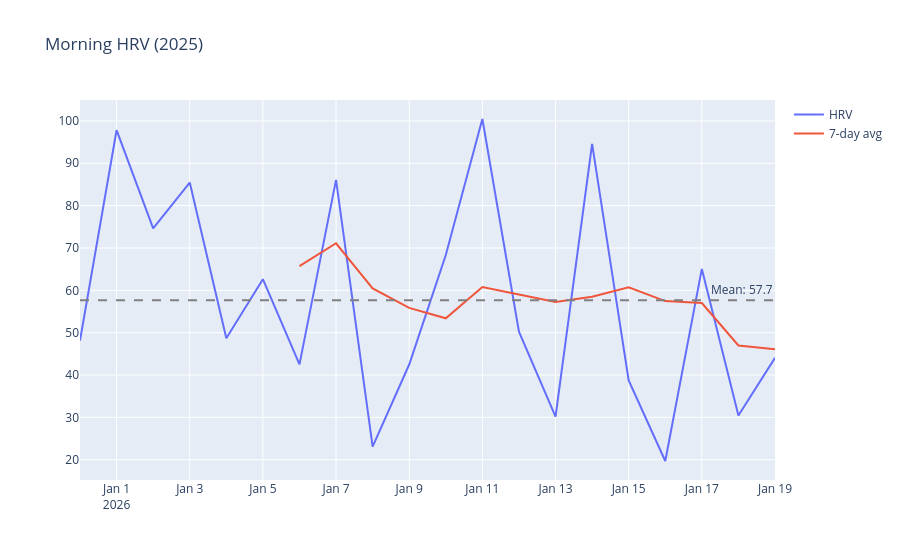

Write notebook code for a chart like this one.
### Code cell
hrv = pd.read_sql("""
  SELECT date(start_date, '-5 hours') as day, quantity as value
  FROM health_samples 
  WHERE type = 'HKQuantityTypeIdentifierHeartRateVariabilitySDNN'
    AND time(start_date) BETWEEN '04:00' AND '14:00'
    AND start_date >= '2026-01-01'
  ORDER BY start_date
""", conn)

daily = hrv.groupby('day')['value'].first().reset_index()
daily['rolling_7'] = daily['value'].rolling(7).mean()
baseline = daily['value'].mean()

fig = go.Figure()
fig.add_trace(go.Scatter(x=daily['day'], y=daily['value'], mode='lines', name='HRV'))
fig.add_trace(go.Scatter(x=daily['day'], y=daily['rolling_7'], mode='lines', name='7-day avg'))
fig.add_hline(y=baseline, line_dash="dash", line_color="gray", annotation_text=f"Mean: {baseline:.1f}")
fig.update_layout(title='Morning HRV (2025)')
fig.show()

# Aggregates for date range
print(f"--- Aggregates")
print(f"Min: {daily['value'].min():.1f}")
print(f"Max: {daily['value'].max():.1f}")
print(f"Mean: {daily['value'].mean():.1f}")

print(f"30-day std dev: {daily['value'].tail(30).std():.1f}")
print(f"Full year std dev: {daily['value'].std():.1f}")

# Calculate for today
window = 30
recent = daily['value'].tail(window)

rolling_7 = daily['value'].tail(7).mean()
std_dev = recent.std()
today = daily['value'].iloc[-1]

diff = today - rolling_7

if diff > std_dev:
    status = "Go hard"
elif diff < -std_dev:
    status = "Recovery"
else:
    status = "Normal"

print(f"--- Today: {today:.1f}")
print(f"7-day avg: {rolling_7:.1f}")
print(f"30-day std dev: {std_dev:.1f}")
print(f"Difference: {diff:+.1f}")
print(f"Status: {status}")

### Figure 1 — Plotly figure (JSON) as saved in the notebook; plotly's stock layout.template omitted (floating-point values rounded to 4 significant figures)
{"data": [{"mode": "lines", "name": "HRV", "type": "scatter", "x": ["2025-12-31", "2026-01-01", "2026-01-02", "2026-01-03", "2026-01-04", "2026-01-05", "2026-01-06", "2026-01-07", "2026-01-08", "2026-01-09", "2026-01-10", "2026-01-11", "2026-01-12", "2026-01-13", "2026-01-14", "2026-01-15", "2026-01-16", "2026-01-17", "2026-01-18", "2026-01-19"], "y": [48.13, 97.81, 74.63, 85.45, 48.68, 62.63, 42.52, 86.07, 23.07, 42.47, 68.32, 100.5, 50.23, 30.18, 94.58, 38.72, 19.69, 65.06, 30.42, 44.07]}, {"mode": "lines", "name": "7-day avg", "type": "scatter", "x": ["2025-12-31", "2026-01-01", "2026-01-02", "2026-01-03", "2026-01-04", "2026-01-05", "2026-01-06", "2026-01-07", "2026-01-08", "2026-01-09", "2026-01-10", "2026-01-11", "2026-01-12", "2026-01-13", "2026-01-14", "2026-01-15", "2026-01-16", "2026-01-17", "2026-01-18", "2026-01-19"], "y": [NaN, NaN, NaN, NaN, NaN, NaN, 65.69, 71.11, 60.43, 55.84, 53.39, 60.79, 59.02, 57.26, 58.47, 60.71, 57.45, 56.99, 46.98, 46.1]}], "layout": {"annotations": [{"showarrow": false, "text": "Mean: 57.7", "x": 1, "xanchor": "right", "xref": "x domain", "y": 57.66, "yanchor": "bottom", "yref": "y"}], "shapes": [{"line": {"color": "gray", "dash": "dash"}, "type": "line", "x0": 0, "x1": 1, "xref": "x domain", "y0": 57.66, "y1": 57.66, "yref": "y"}], "title": {"text": "Morning HRV (2025)"}}}
